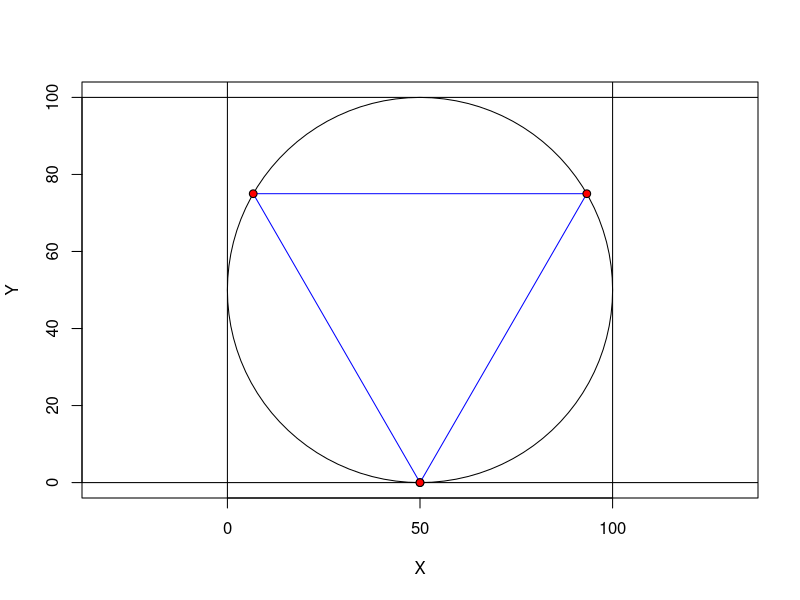
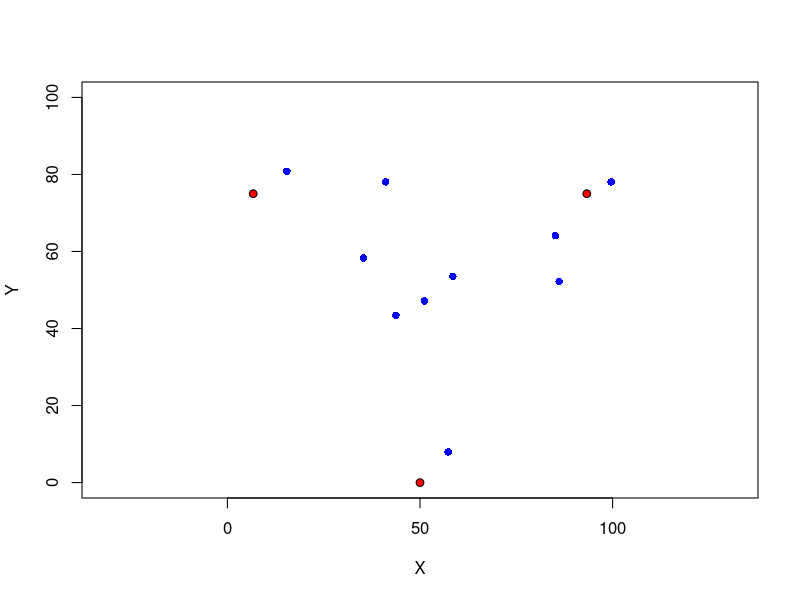

Generate these figures, in order, with R:
library(plotrix)

plot(x=NULL, y=NULL, xlim=c(0,100), ylim=c(0,100), asp = 1,
     xlab='X', ylab='Y')
draw.circle(x = 50, y = 50, radius = 50)
abline(h=0)
abline(h=100)
abline(v=0)
abline(v=100)

# Draw point
draw.circle(x = 50, y = 0, radius = 1, lwd = 1, col="red")

# Triangle points:
myTri <- data.frame(id=1, x=50, y=0)
myTri <- rbind(myTri, c(2, 25*(2+sqrt(3)), tan(pi/3)*((25*(2+sqrt(3)))-50)))
myTri <- rbind(myTri, c(3, -25*(sqrt(3)-2), tan(-pi/3)*((-25*(sqrt(3)-2))-50)))
polygon(myTri[,2], myTri[,3], border="blue")

# abline(a=tan(pi/3)*(-50), tan(pi/3))


# Draw point
draw.circle(x = 50, y = 0, radius = 1, lwd = 1, col="red")
draw.circle(x = 25*(2+sqrt(3)), y = tan(pi/3)*((25*(2+sqrt(3)))-50), radius = 1, lwd = 1, col="red")
draw.circle(x = -25*(sqrt(3)-2), y = tan(-pi/3)*((-25*(sqrt(3)-2))-50), radius = 1, lwd = 1, col="red")


# 2D Examples:
  # Distance function:
  myDist <- function(x, y) {
    # x and y must be 2D points -- (x,y) tuples i.e.: x <- c(1,2) y <- c(3,4)
    
    d <- sqrt((x[[1]]-y[[1]])^2+(x[[2]]-y[[2]])^2)
    
  }

  # 10 Random Points (seed ensures reproducibility):
  set.seed(1729)
  myPoints <- data.frame(x = runif(n = 10, min = 0, max = 100),
                    y = runif(n = 10, min = 0, max = 100))
  myPoints

  #    x        y
  # 1  58.52396 53.516719
  # 2  43.73940 43.418684
  # 3  57.28944  7.950161
  # 4  35.32139 58.321179
  # 5  86.12714 52.201894
  # 6  41.08036 78.065907
  # 7  51.14533 47.157734
  # 8  15.42852 80.836340
  # 9  85.13531 64.090063
  # 10 99.60833 78.055071
  
  myTrilat <- data.frame(d1=NULL, d2=NULL, d3=NULL)
  for(i in 1:nrow(myPoints)) {
    myTrilat[i, 'd1'] <- myDist(c(myPoints[i,'x'], myPoints[i, 'y']), c(myTri[1,'x'], myTri[1,'x']))
    myTrilat[i, 'd2'] <- myDist(c(myPoints[i,'x'], myPoints[i, 'y']), c(myTri[2,'x'], myTri[2,'x']))
    myTrilat[i, 'd3'] <- myDist(c(myPoints[i,'x'], myPoints[i, 'y']), c(myTri[3,'x'], myTri[3,'x']))
  }
   
  myTrilateration <- cbind(myPoints, myTrilat)
  myTrilateration
  
  plot(x=NULL, y=NULL, xlim=c(0,100), ylim=c(0,100), asp = 1,
       xlab='X', ylab='Y')
  points(myTrilateration$x, myTrilateration$y, col="blue", pch=16, asp=1)
  draw.circle(x = 50, y = 0, radius = 1, lwd = 1, col="red")
  draw.circle(x = 25*(2+sqrt(3)), y = tan(pi/3)*((25*(2+sqrt(3)))-50), radius = 1, lwd = 1, col="red")
  draw.circle(x = -25*(sqrt(3)-2), y = tan(-pi/3)*((-25*(sqrt(3)-2))-50), radius = 1, lwd = 1, col="red")
  
